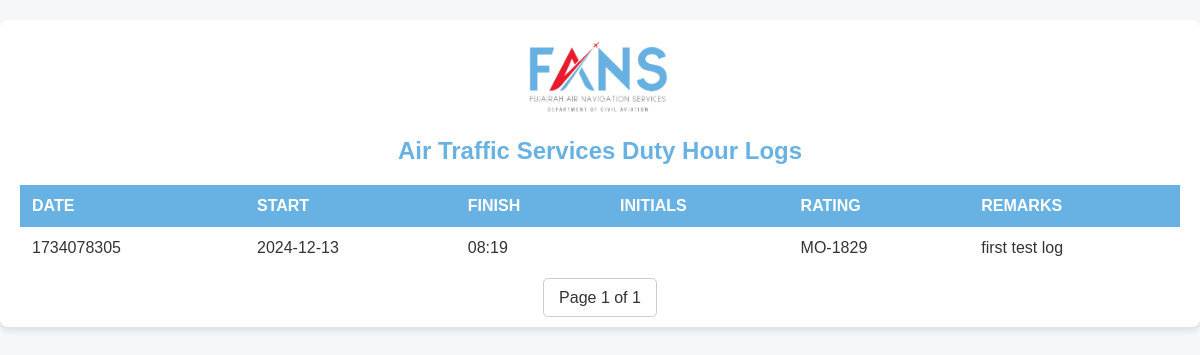
/ate_logs, run on an earlier commit of the app's database.
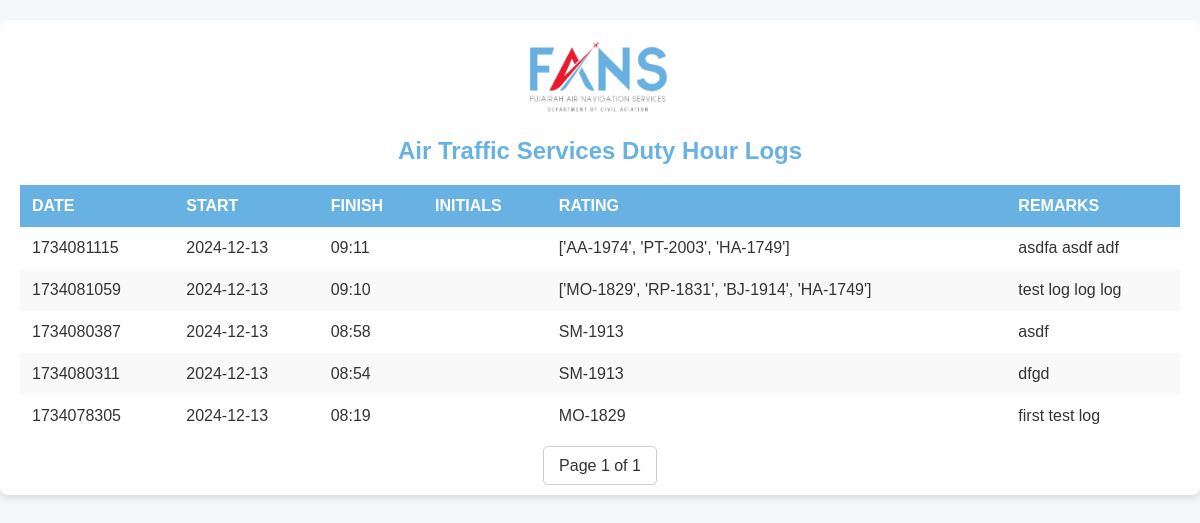
And on a later commit of the database.
### tables this page shows
CREATE TABLE ate_logbook (
                id INTEGER PRIMARY KEY AUTOINCREMENT,
                logged_at TEXT,
                date TEXT,
                time TEXT,
                location TEXT,
                initials TEXT,
                remarks TEXT
            );

### app.py (the view)
@app.route('/ate_logs', methods=['GET'])
def ate_logs():
    page = request.args.get('page', 1, type=int)
    offset = (page - 1) * per_page
    with sqlite3.connect(DATABASE) as conn:
        cursor = conn.cursor()
        cursor.execute('''
            SELECT id, logged_at, date, time, location, initials, remarks
            FROM ate_logbook ORDER BY id DESC
            LIMIT ? OFFSET ?
        ''', (per_page, offset))
        logs = cursor.fetchall()
        cursor.execute('SELECT COUNT(*) FROM ate_logbook')
        total_logs = cursor.fetchone()[0]
    total_pages = (total_logs + per_page - 1) // per_page
    return render_template('ate_logs.html', logs=logs, page=page, total_pages=total_pages)

### templates/ate_logs.html (shortened to what this page needs)
<!DOCTYPE html>
<html lang="en">
<head>
    <link rel="stylesheet" href="/static/styles.css">
</head>
<body>
    <div class="container">
        <img src="/static/logo.png" alt="FANS Logo" class="logo">
        <h1>Air Traffic Services Duty Hour Logs</h1>
        <table>
            <thead>
                <tr>
                    <th>Date</th>
                    <th>Start</th>
                    <th>Finish</th>
                    <th>Initials</th>
                    <th>Rating</th>
                    <th>Remarks</th>
                </tr>
            </thead>
            <tbody>
                {% for log in logs %}
                <tr>
                    <td>{{ log[1] }}</td>
                    <td>{{ log[2] }}</td>
                    <td>{{ log[3] }}</td>
                    <td>
                    </td>
                    <td>{{ log[5] }}</td>
                    <td>{{ log[6] }}</td>
                </tr>
                {% endfor %}
            </tbody>
        </table>
        <div class="pagination">
            <span>Page {{ page }} of {{ total_pages }}</span>
        </div>
    </div>
</body>
</html>

### static/styles.css (style rules this page uses)
body { font-family: Arial, sans-serif; background-color: #f9f9f9; color: #333; margin: 0; padding: 0; }
.container { max-width: 1200px; margin: 20px auto; padding: 20px; background: #ffffff; border-radius: 8px; box-shadow: 0 4px 6px rgba(0, 0, 0, 0.1); }
.logo { display: block; margin: 0 auto 20px; width: 150px; }
h1 { text-align: center; color: #68B2E3; font-size: 24px; margin-bottom: 20px; }
table { width: 100%; border-collapse: collapse; margin-bottom: 20px; }
table th, table td { padding: 12px; text-align: left; }
table thead th { background-color: #68B2E3; color: white; text-transform: uppercase; }
table tbody tr:nth-child(even) { background-color: #f9f9f9; }
.pagination { text-align: center; margin-top: 20px; }
.pagination span { color: #333; padding: 10px 15px; margin: 0 5px; border: 1px solid #ccc; border-radius: 5px; }

### templates/ate_logs.html (style rules this page uses)
body { font-family: Arial, sans-serif; background-color: #f5f8fa; color: #333; margin: 0; padding: 0; }
.container { max-width: 1200px; margin: 20px auto; padding: 20px; background: #ffffff; border-radius: 8px; box-shadow: 0 4px 6px rgba(0, 0, 0, 0.1); }
h1 { text-align: center; color: #68B2E3; margin-bottom: 20px; }
table { width: 100%; border-collapse: collapse; margin-bottom: 20px; }
table th, table td { padding: 12px; text-align: left; }
table thead th { background-color: #68B2E3; color: white; text-transform: uppercase; }
table tbody tr:nth-child(even) { background-color: #f9f9f9; }
.pagination { text-align: center; margin-top: 20px; }
.pagination span { color: #333; padding: 10px 15px; margin: 0 5px; border: 1px solid #ccc; border-radius: 5px; }

What changed in the data, as far as the page shows it:
added ate_logbook: logged_at "1734081115", date "2024-12-13", time "09:11", initials "['AA-1974', 'PT-2003', 'HA-1749']", remarks "asdfa asdf adf"
added ate_logbook: logged_at "1734081059", date "2024-12-13", time "09:10", initials "['MO-1829', 'RP-1831', 'BJ-1914', 'HA-1749']", remarks "test log log log"
added ate_logbook: logged_at "1734080387", date "2024-12-13", time "08:58", initials "SM-1913", remarks "asdf"
added ate_logbook: logged_at "1734080311", date "2024-12-13", time "08:54", initials "SM-1913", remarks "dfgd"
